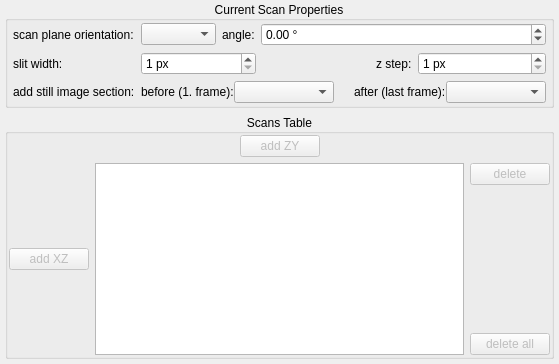
      <widget class="QWidget" name="tabCuts">
       <attribute name="title">
        <string>ZY/XZ-cuts</string>
       </attribute>
       <layout class="QGridLayout" name="gridLayout_3">
        <property name="leftMargin">
         <number>5</number>
        </property>
        <property name="topMargin">
         <number>1</number>
        </property>
        <property name="rightMargin">
         <number>5</number>
        </property>
        <property name="bottomMargin">
         <number>5</number>
        </property>
        <item row="2" column="0" colspan="2">
         <widget class="QGroupBox" name="gridGroupBox">
          <property name="sizePolicy">
           <sizepolicy hsizetype="Expanding" vsizetype="Expanding">
            <horstretch>0</horstretch>
            <verstretch>0</verstretch>
           </sizepolicy>
          </property>
          <property name="font">
           <font>
            <bold>false</bold>
           </font>
          </property>
          <property name="title">
           <string> Scans Table </string>
          </property>
          <property name="alignment">
           <set>Qt::AlignmentFlag::AlignCenter</set>
          </property>
          <property name="flat">
           <bool>true</bool>
          </property>
          <layout class="QGridLayout" name="gridLayout_2" rowstretch="0,0,0,0,0,0,0,0" columnstretch="0,0,0,0,0">
           <property name="leftMargin">
            <number>1</number>
           </property>
           <property name="topMargin">
            <number>1</number>
           </property>
           <property name="rightMargin">
            <number>1</number>
           </property>
           <property name="bottomMargin">
            <number>1</number>
           </property>
           <item row="4" column="0">
            <widget class="QPushButton" name="btnAddXZ">
             <property name="enabled">
              <bool>false</bool>
             </property>
             <property name="text">
              <string>add XZ</string>
             </property>
             <property name="icon">
              <iconset resource="../resources/resources.qrc">
               <normaloff>:/icons/list_add_right.png</normaloff>:/icons/list_add_right.png</iconset>
             </property>
            </widget>
           </item>
           <item row="0" column="3">
            <spacer name="horizontalSpacer">
             <property name="orientation">
              <enum>Qt::Orientation::Horizontal</enum>
             </property>
             <property name="sizeHint" stdset="0">
              <size>
               <width>40</width>
               <height>20</height>
              </size>
             </property>
            </spacer>
           </item>
           <item row="0" column="2">
            <widget class="QPushButton" name="btnAddZY">
             <property name="enabled">
              <bool>false</bool>
             </property>
             <property name="text">
              <string>add ZY</string>
             </property>
             <property name="icon">
              <iconset resource="../resources/resources.qrc">
               <normaloff>:/icons/list_add_down.png</normaloff>:/icons/list_add_down.png</iconset>
             </property>
            </widget>
           </item>
           <item row="1" column="4">
            <widget class="QPushButton" name="btnDelete">
             <property name="enabled">
              <bool>false</bool>
             </property>
             <property name="text">
              <string>delete</string>
             </property>
             <property name="icon">
              <iconset resource="../resources/resources.qrc">
               <normaloff>:/icons/list_remove.png</normaloff>:/icons/list_remove.png</iconset>
             </property>
            </widget>
           </item>
           <item row="1" column="1" rowspan="7" colspan="3">
            <widget class="QTableView" name="table">
             <property name="selectionBehavior">
              <enum>QAbstractItemView::SelectionBehavior::SelectRows</enum>
             </property>
             <attribute name="horizontalHeaderDefaultSectionSize">
              <number>75</number>
             </attribute>
            </widget>
           </item>
           <item row="5" column="0" rowspan="3">
            <spacer name="verticalSpacer_5">
             <property name="orientation">
              <enum>Qt::Orientation::Vertical</enum>
             </property>
             <property name="sizeHint" stdset="0">
              <size>
               <width>20</width>
               <height>40</height>
              </size>
             </property>
            </spacer>
           </item>
           <item row="0" column="1">
            <spacer name="horizontalSpacer_3">
             <property name="orientation">
              <enum>Qt::Orientation::Horizontal</enum>
             </property>
             <property name="sizeHint" stdset="0">
              <size>
               <width>40</width>
               <height>20</height>
              </size>
             </property>
            </spacer>
           </item>
           <item row="2" column="4" rowspan="5">
            <spacer name="verticalSpacer">
             <property name="orientation">
              <enum>Qt::Orientation::Vertical</enum>
             </property>
             <property name="sizeHint" stdset="0">
              <size>
               <width>20</width>
               <height>40</height>
              </size>
             </property>
            </spacer>
           </item>
           <item row="1" column="0" rowspan="3">
            <spacer name="verticalSpacer_4">
             <property name="orientation">
              <enum>Qt::Orientation::Vertical</enum>
             </property>
             <property name="sizeHint" stdset="0">
              <size>
               <width>20</width>
               <height>40</height>
              </size>
             </property>
            </spacer>
           </item>
           <item row="7" column="4">
            <widget class="QPushButton" name="btnDeleteAll">
             <property name="enabled">
              <bool>false</bool>
             </property>
             <property name="text">
              <string>delete all</string>
             </property>
            </widget>
           </item>
          </layout>
         </widget>
        </item>
        <item row="0" column="0" colspan="2">
         <widget class="QGroupBox" name="widCurrentScanProps">
          <property name="title">
           <string> Current Scan Properties </string>
          </property>
          <property name="alignment">
           <set>Qt::AlignmentFlag::AlignCenter</set>
          </property>
          <property name="flat">
           <bool>true</bool>
          </property>
          <property name="checkable">
           <bool>false</bool>
          </property>
          <layout class="QFormLayout" name="formLayout_8">
           <property name="leftMargin">
            <number>5</number>
           </property>
           <property name="topMargin">
            <number>2</number>
           </property>
           <property name="rightMargin">
            <number>5</number>
           </property>
           <property name="bottomMargin">
            <number>2</number>
           </property>
           <item row="1" column="0">
            <widget class="QLabel" name="label_27">
             <property name="text">
              <string>scan plane orientation:</string>
             </property>
            </widget>
           </item>
           <item row="1" column="1">
            <layout class="QHBoxLayout" name="horizontalLayout_5">
             <item>
              <widget class="AngleModeComboBox" name="cmbAngle">
               <property name="minimumSize">
                <size>
                 <width>75</width>
                 <height>0</height>
                </size>
               </property>
               <property name="iconSize">
                <size>
                 <width>24</width>
                 <height>24</height>
                </size>
               </property>
              </widget>
             </item>
             <item>
              <widget class="QLabel" name="label_28">
               <property name="text">
                <string>angle:</string>
               </property>
              </widget>
             </item>
             <item>
              <widget class="QDoubleSpinBox" name="spinAngle">
               <property name="sizePolicy">
                <sizepolicy hsizetype="Expanding" vsizetype="Fixed">
                 <horstretch>0</horstretch>
                 <verstretch>0</verstretch>
                </sizepolicy>
               </property>
               <property name="minimumSize">
                <size>
                 <width>100</width>
                 <height>0</height>
                </size>
               </property>
               <property name="suffix">
                <string> °</string>
               </property>
               <property name="decimals">
                <number>2</number>
               </property>
               <property name="minimum">
                <double>-89.900000000000006</double>
               </property>
               <property name="maximum">
                <double>89.900000000000006</double>
               </property>
               <property name="singleStep">
                <double>0.100000000000000</double>
               </property>
              </widget>
             </item>
            </layout>
           </item>
           <item row="4" column="0">
            <widget class="QLabel" name="labAddbeforeAfter">
             <property name="text">
              <string>add still image section:</string>
             </property>
            </widget>
           </item>
           <item row="3" column="0">
            <widget class="QLabel" name="labSlitWidth">
             <property name="toolTip">
              <string>&lt;html&gt;&lt;head/&gt;&lt;body&gt;&lt;p&gt;Sets the width of the slit, whcih is copied from each frame into the output.&lt;/p&gt;&lt;p&gt;&lt;span style=&quot; font-style:italic;&quot;&gt;Note: This option is only available when the puitch/roll angle is 0°!&lt;/span&gt;&lt;/p&gt;&lt;/body&gt;&lt;/html&gt;</string>
             </property>
             <property name="text">
              <string>slit width:</string>
             </property>
            </widget>
           </item>
           <item row="3" column="1">
            <layout class="QHBoxLayout" name="horizontalLayout_6">
             <item>
              <widget class="QSpinBox" name="spinSlitWidth">
               <property name="sizePolicy">
                <sizepolicy hsizetype="Expanding" vsizetype="Fixed">
                 <horstretch>0</horstretch>
                 <verstretch>0</verstretch>
                </sizepolicy>
               </property>
               <property name="toolTip">
                <string>&lt;html&gt;&lt;head/&gt;&lt;body&gt;&lt;p&gt;Sets the width of the slit, whcih is copied from each frame into the output.&lt;/p&gt;&lt;p&gt;&lt;span style=&quot; font-style:italic;&quot;&gt;Note: This option is only available when the puitch/roll angle is 0°!&lt;/span&gt;&lt;/p&gt;&lt;/body&gt;&lt;/html&gt;</string>
               </property>
               <property name="suffix">
                <string> px</string>
               </property>
               <property name="minimum">
                <number>1</number>
               </property>
               <property name="maximum">
                <number>500</number>
               </property>
              </widget>
             </item>
             <item>
              <spacer name="horizontalSpacer_6">
               <property name="orientation">
                <enum>Qt::Orientation::Horizontal</enum>
               </property>
               <property name="sizeHint" stdset="0">
                <size>
                 <width>40</width>
                 <height>20</height>
                </size>
               </property>
              </spacer>
             </item>
             <item>
              <widget class="QLabel" name="label_30">
               <property name="toolTip">
                <string/>
               </property>
               <property name="text">
                <string>z step:</string>
               </property>
              </widget>
             </item>
             <item>
              <widget class="QSpinBox" name="spinZStep">
               <property name="sizePolicy">
                <sizepolicy hsizetype="Expanding" vsizetype="Fixed">
                 <horstretch>0</horstretch>
                 <verstretch>0</verstretch>
                </sizepolicy>
               </property>
               <property name="minimumSize">
                <size>
                 <width>128</width>
                 <height>0</height>
                </size>
               </property>
               <property name="suffix">
                <string> px</string>
               </property>
               <property name="minimum">
                <number>1</number>
               </property>
               <property name="maximum">
                <number>500</number>
               </property>
              </widget>
             </item>
            </layout>
           </item>
           <item row="4" column="1">
            <widget class="QWidget" name="widAddbeforeAfter" native="true">
             <layout class="QHBoxLayout" name="horizontalLayout_4" stretch="0,1,0,0,1">
              <property name="spacing">
               <number>0</number>
              </property>
              <property name="leftMargin">
               <number>0</number>
              </property>
              <property name="topMargin">
               <number>0</number>
              </property>
              <property name="rightMargin">
               <number>0</number>
              </property>
              <property name="bottomMargin">
               <number>0</number>
              </property>
              <item>
               <widget class="QLabel" name="labAddBefore">
                <property name="sizePolicy">
                 <sizepolicy hsizetype="Minimum" vsizetype="Preferred">
                  <horstretch>0</horstretch>
                  <verstretch>0</verstretch>
                 </sizepolicy>
                </property>
                <property name="text">
                 <string>before (1. frame):</string>
                </property>
               </widget>
              </item>
              <item>
               <widget class="AddBeforeAfterModeComboBox" name="cmbAddBefore">
                <property name="minimumSize">
                 <size>
                  <width>100</width>
                  <height>0</height>
                 </size>
                </property>
                <property name="toolTip">
                 <string>&lt;html&gt;&lt;head/&gt;&lt;body&gt;&lt;p&gt;Add a part of the first frame to the slit scan.&lt;/p&gt;&lt;p&gt;&lt;span style=&quot; font-style:italic;&quot;&gt;Note: This option is only available when the puitch/roll angle is 0°!&lt;/span&gt;&lt;/p&gt;&lt;/body&gt;&lt;/html&gt;</string>
                </property>
               </widget>
              </item>
              <item>
               <spacer name="horizontalSpacer_7">
                <property name="orientation">
                 <enum>Qt::Orientation::Horizontal</enum>
                </property>
                <property name="sizeType">
                 <enum>QSizePolicy::Policy::Fixed</enum>
                </property>
                <property name="sizeHint" stdset="0">
                 <size>
                  <width>20</width>
                  <height>20</height>
                 </size>
                </property>
               </spacer>
              </item>
              <item>
               <widget class="QLabel" name="labAddAfter">
                <property name="sizePolicy">
                 <sizepolicy hsizetype="Minimum" vsizetype="Preferred">
                  <horstretch>0</horstretch>
                  <verstretch>0</verstretch>
                 </sizepolicy>
                </property>
                <property name="text">
                 <string>after (last frame):</string>
                </property>
               </widget>
              </item>
              <item>
               <widget class="AddBeforeAfterModeComboBox" name="cmbAddAfter">
                <property name="minimumSize">
                 <size>
                  <width>100</width>
                  <height>0</height>
                 </size>
                </property>
                <property name="toolTip">
                 <string>&lt;html&gt;&lt;head/&gt;&lt;body&gt;&lt;p&gt;Add a part of the first frame to the slit scan.&lt;/p&gt;&lt;p&gt;&lt;span style=&quot; font-style:italic;&quot;&gt;Note: This option is only available when the puitch/roll angle is 0°!&lt;/span&gt;&lt;/p&gt;&lt;/body&gt;&lt;/html&gt;</string>
                </property>
               </widget>
              </item>
             </layout>
            </widget>
           </item>
          </layout>
         </widget>
        </item>
       </layout>
      </widget>
